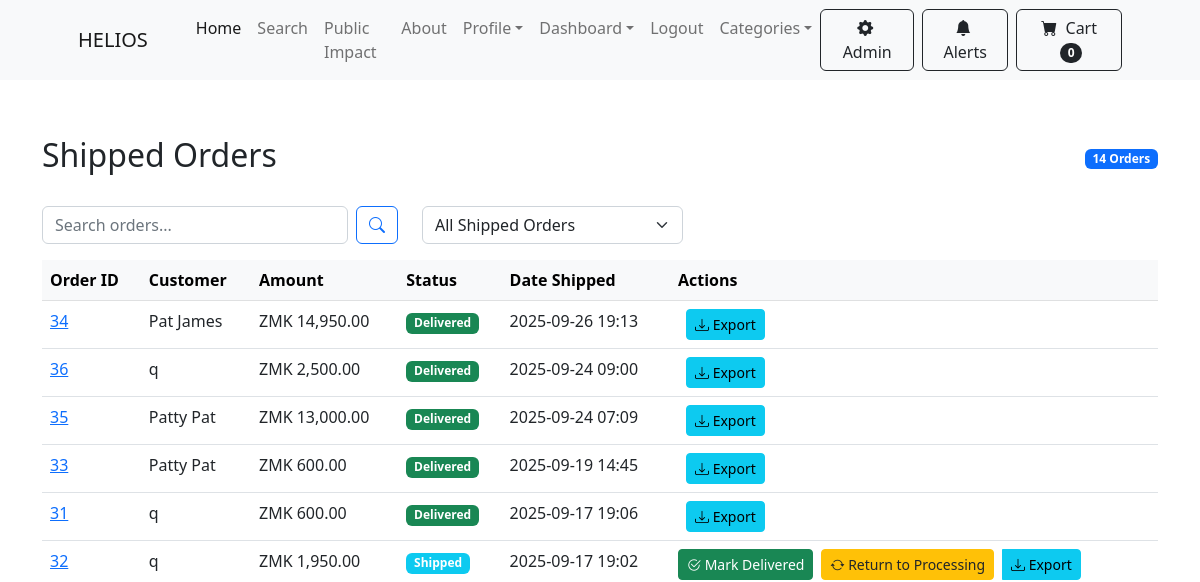
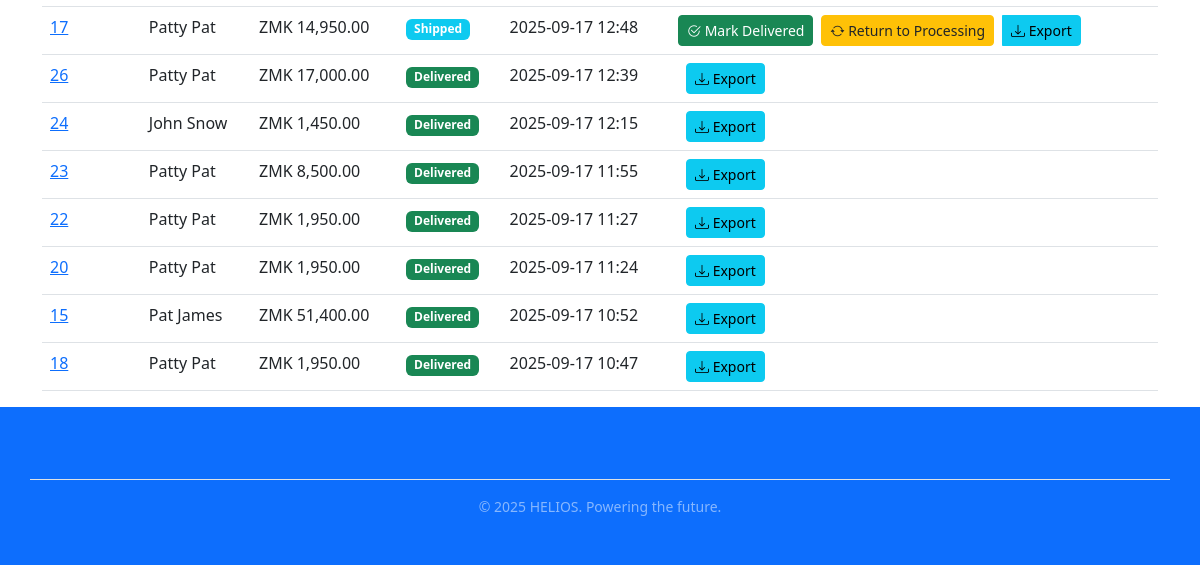
Page /payment/shipped_dash/ (signed in) on the earlier database version (2 pictures, top to bottom).
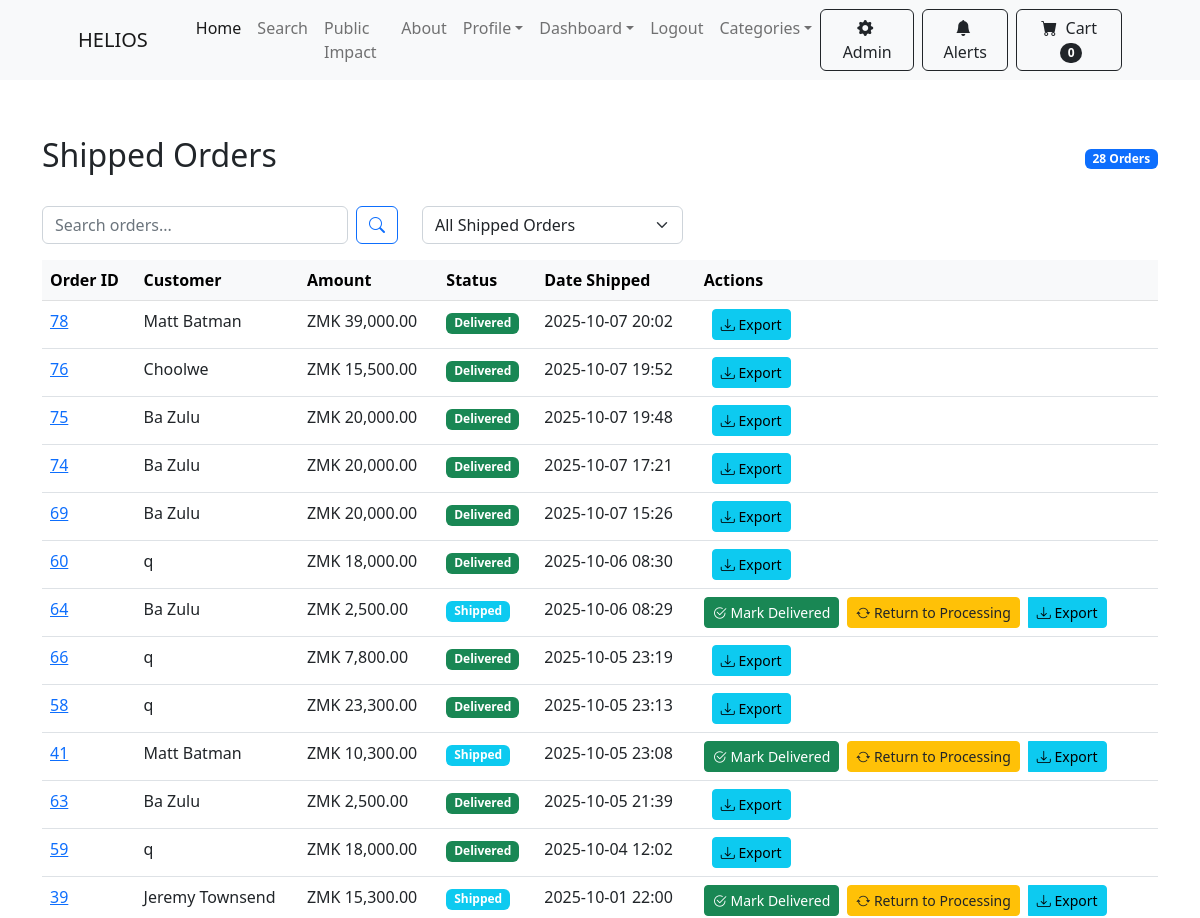
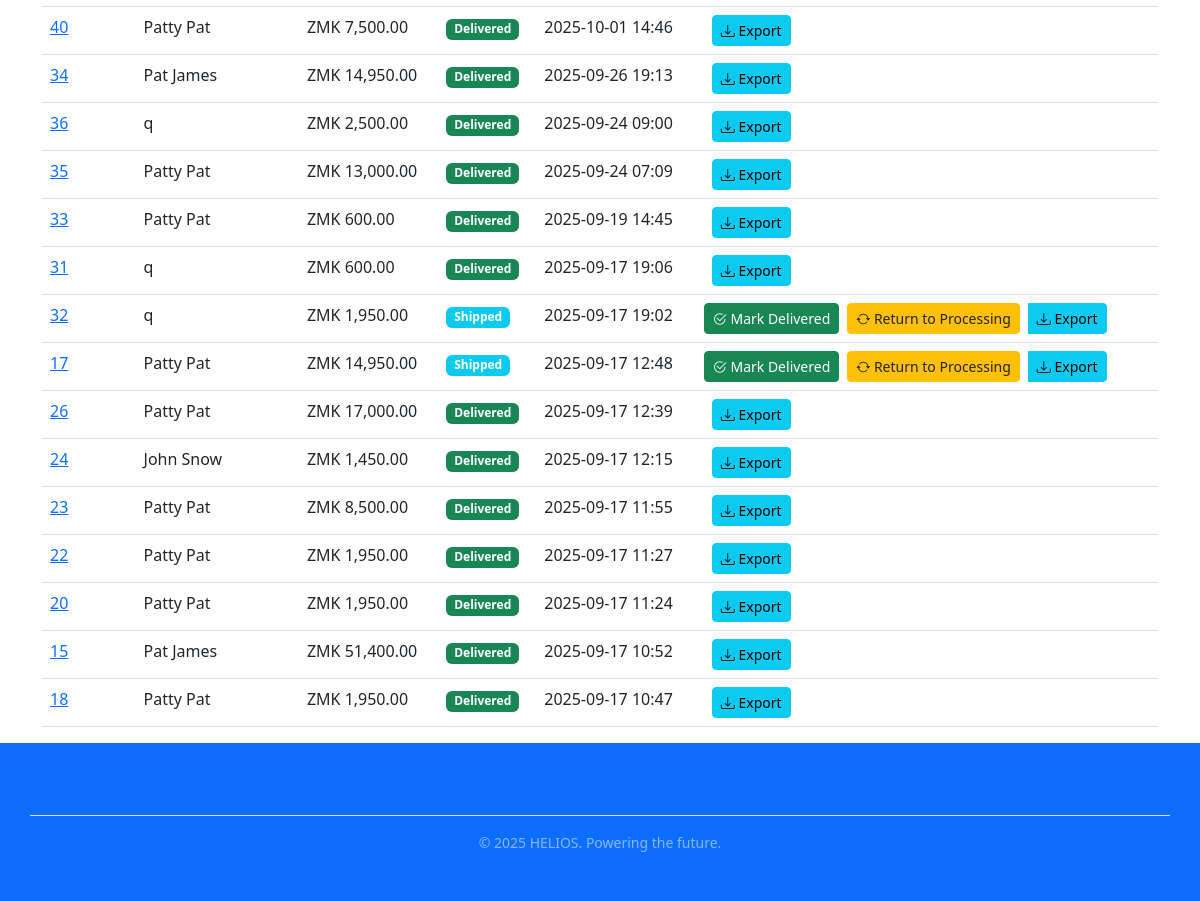
Same page on the later database version (2 pictures, top to bottom).
### payment/models.py (models this page shows, shortened)
class Order(models.Model):
    ORDER_STATUS = (
        ('pending', 'Pending Payment'),
        ('paid', 'Paid'),
        ('processing', 'Processing'),
        ('shipped', 'Shipped'),
        ('delivered', 'Delivered'),
        ('cancelled', 'Cancelled'),
    )
    PAYMENT_CHOICES = (
        ('airtel', 'Airtel Money'),
        ('mtn', 'MTN Mobile Money'),
        ('zamtel', 'Zamtel Kwacha'),
        ('card', 'Bank Card'),
        ('cod', 'Cash on Delivery'),
    )
    user = models.ForeignKey(User, on_delete=models.CASCADE, null=True, blank=True)
    full_name = models.CharField(max_length=255)
    email = models.EmailField(max_length=255)
    phone_number = models.CharField(max_length=20, null=True, blank=True)
    shipping_address = models.TextField(max_length=1000, blank=True, null=True)
    amount_paid = models.DecimalField(max_digits=12, decimal_places=2, default=Decimal('0.00'))
    date_ordered = models.DateTimeField(auto_now_add=True)
    status = models.CharField(max_length=20, choices=ORDER_STATUS, default='pending')
    payment_method = models.CharField(max_length=20, choices=PAYMENT_CHOICES, null=True, blank=True)
    payment_reference = models.CharField(max_length=100, null=True, blank=True)
    date_paid = models.DateTimeField(null=True, blank=True)
    date_processed = models.DateTimeField(null=True, blank=True)
    date_shipped = models.DateTimeField(null=True, blank=True)
    date_delivered = models.DateTimeField(null=True, blank=True)
    cancellation_notes = models.TextField(blank=True, null=True)
    class Meta:
        indexes = [
            models.Index(fields=['status']),
            models.Index(fields=['-date_ordered']),
            models.Index(fields=['-date_shipped']),
        ]

### payment/views.py (the view, shortened to what this page needs)
# urls.py: path('shipped_dash/', views.shipped_dash, name='shipped_dash'),
def shipped_dash(request):
    request.disable_newsletter = True
    if not request.user.is_authenticated or not request.user.is_superuser:
        message.warning(request, "Access Denied")
        return redirect('home')
    status_filter = request.GET.get('status', 'all')
    search_query = request.GET.get('search', '')
    if status_filter == 'delivered':
        orders_qs = Order.objects.filter(status='delivered')
    elif status_filter == 'shipped':
        orders_qs = Order.objects.filter(status='shipped')
    else:
        orders_qs = Order.objects.filter(status__in=['shipped', 'delivered'])
    if search_query:
        orders_qs = orders_qs.filter(full_name__icontains=search_query) | orders_qs.filter(id__icontains=search_query) | orders_qs.filter(email__icontains=search_query)
    orders_qs = orders_qs.select_related('user').order_by('-date_shipped')
    return render(request, 'payment/shipped_dash.html', {"orders": orders_qs, "current_filter": status_filter, "search_query": search_query})

### cart/cart.py (called while the page is built)
    def __len__(self):
        return len(self.cart)

### cart/context_processors.py (called while the page is built)
def cart(request):
    return {'cart': Cart(request)}

### ecom/context_processors.py (called while the page is built)
def newsletter_form(request):
    if getattr(request, 'disable_newsletter', False):
        return {
            'newsletter_form': None,
        }
    return {
        'newsletter_form': NewsletterSubscriberForm(),
    }

def notifications(request):
    if request.user.is_authenticated:
        unread_notifications_list = Notification.objects.filter(
            user=request.user,
            is_read=False
        ).order_by('-created_at')[:5]
        unread_count = Notification.objects.filter(user=request.user, is_read=False).count()
    else:
        unread_notifications_list = []
        unread_count = 0
    return {
        'unread_notification_count': unread_count,
        'unread_notifications': unread_notifications_list,
    }

### payment/templates/payment/shipped_dash.html (shortened to what this page needs)
{% extends 'base.html' %}
{% load humanize %}
{% block content %}
<div class="container mt-5">
    <div class="d-flex justify-content-between align-items-center mb-4">
        <h2>Shipped Orders</h2>
        <span class="badge bg-primary">{{ orders|length }} Orders</span>
    </div>
    <div class="row mb-3">
        <div class="col-md-4">
            <form class="d-flex" method="GET">
                <input type="text"
                       name="search"
                       class="form-control me-2"
                       placeholder="Search orders..."
                       value="{{ search_query }}">
                <button type="submit" class="btn btn-outline-primary">
                    <i class="bi bi-search"></i>
                </button>
            </form>
        </div>
        <div class="col-md-3">
            <select class="form-select" onchange="window.location.href='?status=' + this.value">
                <option value="all" {% if current_filter == 'all' %}selected{% endif %}>All Shipped Orders</option>
            </select>
        </div>
    </div>
    <table class="table table-hover" id="ordersTable">
        <thead class="table-light">
            <tr>
                <th>Order ID</th>
                <th>Customer</th>
                <th>Amount</th>
                <th>Status</th>
                <th>Date Shipped</th>
                <th>Actions</th>
            </tr>
        </thead>
        <tbody>
            {% for order in orders %}
            <tr>
                <td><a href="{% url 'orders' order.id %}" class="text-primary">{{ order.id }}</a></td>
                <td>{{ order.full_name }}</td>
                <td>ZMK {{ order.amount_paid|floatformat:2|intcomma }}</td>
                <td>
                    <span class="badge {% if order.status == 'shipped' %}bg-info{% else %}bg-success{% endif %}">
                        {{ order.get_status_display }}
                    </span>
                </td>
                <td>{{ order.date_shipped|date:"Y-m-d H:i" }}</td>
                <td>
                    <div class="btn-group">
                        {% if order.status == 'shipped' %}
                        <form method="POST" class="d-inline me-2">
                            <button type="submit" class="btn btn-success btn-sm">
                                <i class="bi bi-check2-circle"></i> Mark Delivered
                            </button>
                        </form>
                        <form method="POST" class="d-inline">
                            <button type="submit" class="btn btn-warning btn-sm">
                                <i class="bi bi-arrow-repeat"></i> Return to Processing
                            </button>
                        </form>
                        {% endif %}
                        <button class="btn btn-info btn-sm ms-2" onclick="exportOrderDetails('{{ order.id }}')">
                            <i class="bi bi-download"></i> Export
                        </button>
                    </div>
                </td>
            </tr>
            {% endfor %}
        </tbody>
    </table>
</div>
{% endblock %}

Differences in the rows shown:
added Order: id "78", full_name "Matt Batman", amount_paid "39,000.00", status "Delivered", date_shipped "2025-10-07 20:02"
added Order: id "76", full_name "Choolwe", amount_paid "15,500.00", status "Delivered", date_shipped "2025-10-07 19:52"
added Order: id "75", full_name "Ba Zulu", amount_paid "20,000.00", status "Delivered", date_shipped "2025-10-07 19:48"
added Order: id "74", full_name "Ba Zulu", amount_paid "20,000.00", status "Delivered", date_shipped "2025-10-07 17:21"
added Order: id "69", full_name "Ba Zulu", amount_paid "20,000.00", status "Delivered", date_shipped "2025-10-07 15:26"
added Order: id "60", full_name "q", amount_paid "18,000.00", status "Delivered", date_shipped "2025-10-06 08:30"
added Order: id "64", full_name "Ba Zulu", amount_paid "2,500.00", status "Shipped", date_shipped "2025-10-06 08:29"
added Order: id "66", full_name "q", amount_paid "7,800.00", status "Delivered", date_shipped "2025-10-05 23:19"
added Order: id "58", full_name "q", amount_paid "23,300.00", status "Delivered", date_shipped "2025-10-05 23:13"
added Order: id "41", full_name "Matt Batman", amount_paid "10,300.00", status "Shipped", date_shipped "2025-10-05 23:08"
added Order: id "63", full_name "Ba Zulu", amount_paid "2,500.00", status "Delivered", date_shipped "2025-10-05 21:39"
added Order: id "59", full_name "q", amount_paid "18,000.00", status "Delivered", date_shipped "2025-10-04 12:02"
now on this page (row edited): Order: id "39", full_name "Jeremy Townsend", amount_paid "15,300.00", status "Shipped", date_shipped "2025-10-01 22:00"
added Order: id "40", full_name "Patty Pat", amount_paid "7,500.00", status "Delivered", date_shipped "2025-10-01 14:46"
Other differences:
{{ orders|length }}: "14" → "28"
